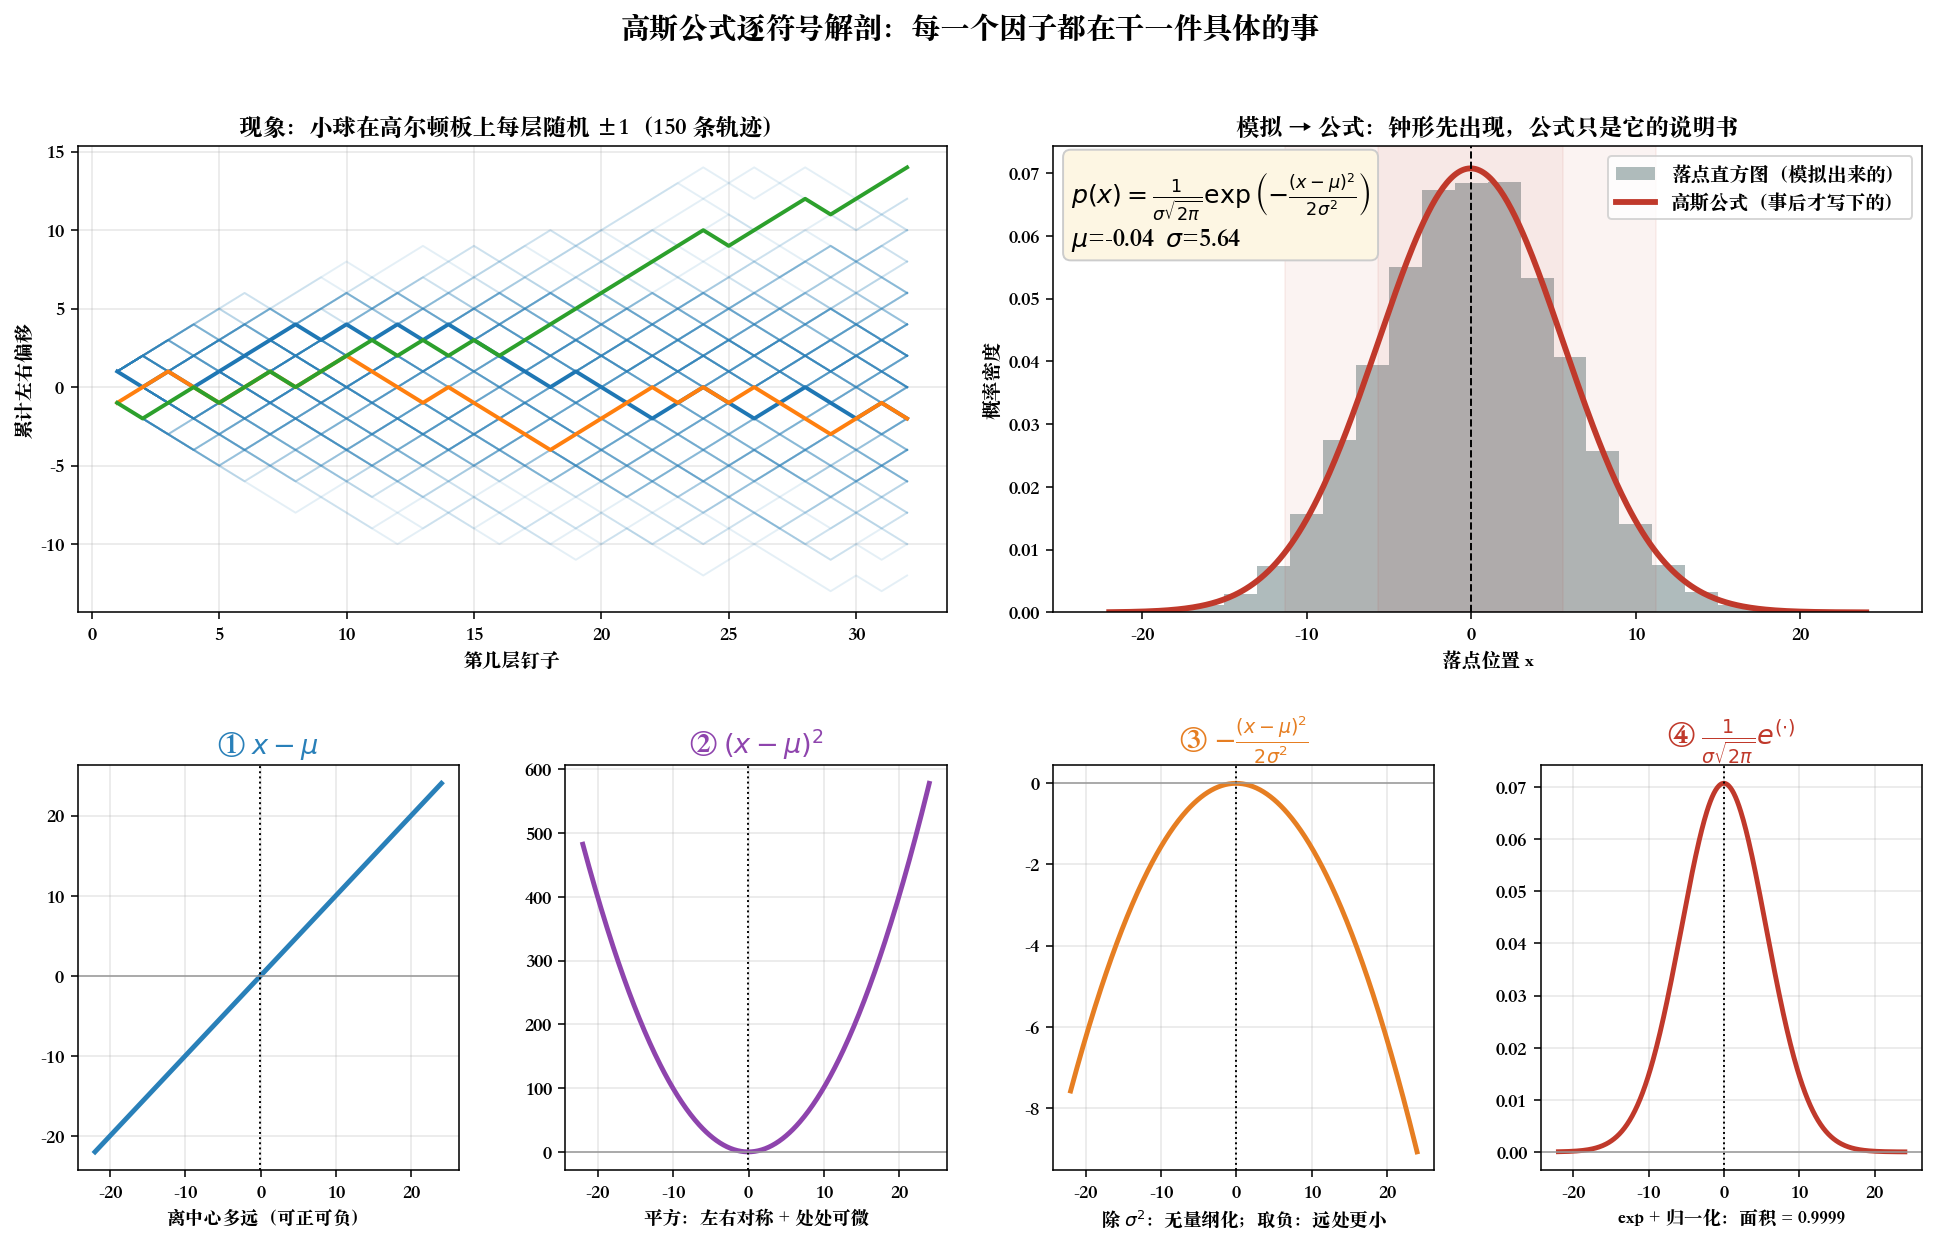

Write Python code to recreate this figure.
"""gaussian_dissection.py
================================================================================
Chapter 0.6.5 · 实战解剖一：高斯密度公式 —— 先看现象，再拆符号

按本项目的规矩（Chapter 0.7）：**现象 → 模拟 → 拆解 → 公式**，绝不反过来。

现象：一堆小球从高尔顿板上落下，每层随机左右偏一次。落到底部，堆出一个钟形。
这个钟形不是谁规定的，是**大量独立 ±1 相加**的必然结果（中心极限定理）。

跑出钟形之后，再回头逐片段解剖那个"吓人"的公式：

    p(x) = 1/(σ√(2π)) · exp( −(x−μ)² / (2σ²) )
            └── ③归一化 ──┘      └─ ①标准化距离的平方 ─┘②取负指数

    x − μ        离中心多远
    (·)²         平方 —— 左右对称 + 可微（Chapter 0.5.1）
    / σ²         用"自然尺度"去量，使 exp 的宗量无量纲（Step 4 量纲检查）
    exp(−·)      远处衰减极快，但永不为零
    1/(σ√(2π))   让总面积 = 1；√(2π) 不是审美，是积分逼出来的账单

可视化：
  上排 —— 高尔顿板轨迹（现象） + 直方图与高斯曲线的重合（模拟→公式）
  下排 —— 四步拆解：x−μ → (x−μ)² → −(x−μ)²/(2σ²) → exp(·) 归一化

运行：  python ch00_97_reading_formulas/gaussian_dissection.py
================================================================================
"""

from pathlib import Path

import matplotlib.pyplot as plt
import numpy as np
import torch

torch.manual_seed(7)

N_BALLS, N_ROWS = 20000, 32


def main():
    # ---- 现象：高尔顿板 ----------------------------------------------------
    steps = torch.randint(0, 2, (N_BALLS, N_ROWS)) * 2 - 1     # 每层 ±1，公平硬币
    paths = steps.cumsum(dim=1).float()                        # 每个球的轨迹
    pos = paths[:, -1]                                         # 落点

    mu, sigma = pos.mean(), pos.std()
    print(f"高尔顿板：{N_BALLS} 个球 × {N_ROWS} 层")
    print(f"  落点均值 μ = {mu:.3f}   （理论 0）")
    print(f"  落点标准差 σ = {sigma:.3f}   （理论 √{N_ROWS} = {N_ROWS**0.5:.3f}）")

    xs = torch.linspace(pos.min(), pos.max(), 400)

    # 逐片段构造高斯密度，每一步都是公式里的一个符号
    s1 = xs - mu                                   # x − μ
    s2 = s1 ** 2                                   # (x − μ)²
    s3 = -s2 / (2 * sigma ** 2)                    # −(x−μ)²/(2σ²)
    s4 = torch.exp(s3)                             # exp(·)          未归一化
    pdf = s4 / (sigma * np.sqrt(2 * np.pi))        # 乘上归一化因子   → 面积 1

    area = torch.trapz(pdf, xs)
    print(f"\n归一化检验：∫p(x)dx = {area:.6f}   ← 1/(σ√2π) 这个因子的全部职责 ✓")

    fig = plt.figure(figsize=(17, 9.5))
    gs = fig.add_gridspec(2, 4, height_ratios=[1.15, 1], hspace=.35, wspace=.28)

    # ---- 上左：轨迹 --------------------------------------------------------
    ax = fig.add_subplot(gs[0, :2])
    for p in paths[:150]:
        ax.plot(range(1, N_ROWS + 1), p, color="#2980b9", alpha=.12, lw=1)
    ax.plot(range(1, N_ROWS + 1), paths[:3].T, lw=2)     # 三条高亮轨迹
    ax.set_xlabel("第几层钉子")
    ax.set_ylabel("累计左右偏移")
    ax.set_title("现象：小球在高尔顿板上每层随机 ±1（150 条轨迹）",
                 fontsize=12, fontweight="bold")
    ax.grid(alpha=.3)

    # ---- 上右：直方图 + 公式 ----------------------------------------------
    ax = fig.add_subplot(gs[0, 2:])
    # 分箱要贴着格点：32 步 ±1 的落点必为偶数，用步长 2 的箱子才不会一格空一格满
    bins = np.arange(pos.min().item() - 1, pos.max().item() + 3, 2)
    ax.hist(pos.numpy(), bins=bins, density=True, color="#95a5a6",
            alpha=.75, label="落点直方图（模拟出来的）")
    ax.plot(xs, pdf, lw=3, color="#c0392b", label="高斯公式（事后才写下的）")
    ax.axvline(mu, color="k", ls="--", lw=1)
    for s in (1, 2):
        ax.axvspan(mu - s * sigma, mu + s * sigma, color="#c0392b", alpha=.06)
    ax.set_xlabel("落点位置 x")
    ax.set_ylabel("概率密度")
    ax.set_title("模拟 → 公式：钟形先出现，公式只是它的说明书",
                 fontsize=12, fontweight="bold")
    ax.legend(fontsize=10)
    ax.text(.02, .95,
            r"$p(x)=\frac{1}{\sigma\sqrt{2\pi}}"
            r"\exp\left(-\frac{(x-\mu)^2}{2\sigma^2}\right)$"
            + f"\n$\\mu$={mu:.2f}  $\\sigma$={sigma:.2f}",
            transform=ax.transAxes, va="top", fontsize=13,
            bbox=dict(boxstyle="round", fc="#fdf6e3", ec="#ccc"))

    # ---- 下排：四步拆解 ----------------------------------------------------
    stages = [
        (s1, r"① $x-\mu$", "离中心多远（可正可负）", "#2980b9"),
        (s2, r"② $(x-\mu)^2$", "平方：左右对称 + 处处可微", "#8e44ad"),
        (s3, r"③ $-\frac{(x-\mu)^2}{2\sigma^2}$", r"除 $\sigma^2$：无量纲化；取负：远处更小", "#e67e22"),
        (pdf, r"④ $\frac{1}{\sigma\sqrt{2\pi}}e^{(\cdot)}$", f"exp + 归一化：面积 = {area:.4f}", "#c0392b"),
    ]
    for col, (y, title, sub, c) in enumerate(stages):
        ax = fig.add_subplot(gs[1, col])
        ax.plot(xs, y, lw=2.5, color=c)
        ax.axvline(mu, color="k", ls=":", lw=1)
        ax.axhline(0, color="#999", lw=.8)
        ax.set_title(title, fontsize=14, fontweight="bold", color=c)
        ax.set_xlabel(sub, fontsize=9.5)
        ax.grid(alpha=.3)

    fig.suptitle("高斯公式逐符号解剖：每一个因子都在干一件具体的事",
                 fontsize=15, fontweight="bold")
    out = Path(__file__).with_suffix(".png")
    fig.savefig(out, dpi=140, bbox_inches="tight")
    print(f"\n图已保存到 {out}")

    print("\n逐符号读法（Chapter 0.6.2 的六步法用在这里）:")
    print("  x − μ        →  离中心多远")
    print("  (·)²         →  平方 = 左右对称 + 可微（0.5.1：L² 的双通行证）")
    print("  / (2σ²)      →  量纲检查：exp 的宗量必须无量纲 ⇒ σ 必与 x 同量纲")
    print("  exp(−·)      →  远处衰减极快，却永不为零")
    print("  1/(σ√2π)     →  只为让面积 = 1；√2π 来自 ∫e^{-x²/2}dx = √2π")


if __name__ == "__main__":
    plt.rcParams["font.sans-serif"] = [
        "PingFang SC", "Heiti SC", "Songti SC",
        "Noto Sans CJK SC", "WenQuanYi Zen Hei", "Arial Unicode MS",
    ]
    plt.rcParams["axes.unicode_minus"] = False
    main()
